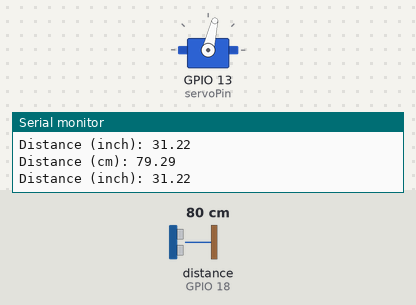
Bench run of a sketch on a simulated ESP32. On the bench: servo, the last lines printed to the serial monitor. Wiring (inferred from the names in the program): ultrasonic range finder: trigger GPIO 5; echo GPIO 18. Inputs (shaded band) come from the test bench; at power-on: distance to the obstacle (sensor on GPIO 18) 80 cm. The echo pulse lasts 58.3 µs per cm.

Above: at 1.2 s.
1.3 s: distance to the obstacle (sensor on GPIO 18) set to 2 cm
At 2.3 s:
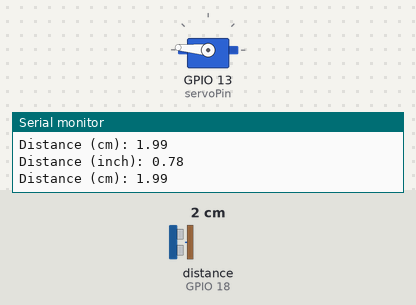
4.3 s: distance to the obstacle (sensor on GPIO 18) set to 9 cm
At 4.7 s:
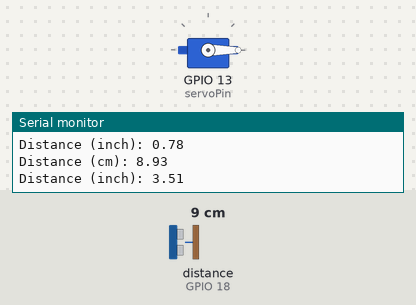
Timing chart, 0 to 13.3 s (numbered marks = the images above; inputs shaded):
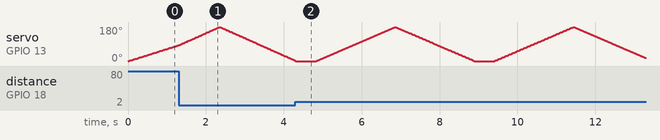

The sketch:

esp32_servo_sr04.ino
```cpp
#include <Wire.h>
#include <LiquidCrystal_I2C.h>
#include "Servo.h"

const int trigPin = 5;
const int echoPin = 18;

// const int SDA_PIN = 21;
// const int SCL_PIN = 22;

const int servoPin = 13;

//define sound speed in cm/uS
#define SOUND_SPEED 0.034
#define CM_TO_INCH 0.393701

long duration;
float distanceCm;
float distanceInch;

//set LCD address to 0x27 for a 16 chars and 2 line display
//LiquidCrystal_I2C lcd(0x27, 16, 2);

Servo servo1;

void sonar() {
  //clears the trigpin
  digitalWrite(trigPin, LOW);
  delayMicroseconds(2);

  //sets the trigpin to high for 10uS
  digitalWrite(trigPin, HIGH);
  delayMicroseconds(10);
  digitalWrite(trigPin, LOW);

  //reads the echo pin and stores the wave travel time in the 'duration' variable
  duration = pulseIn(echoPin, HIGH);
  //calculate distance
  distanceCm = duration * SOUND_SPEED/2;
  //convert cm to inches
  distanceInch = distanceCm * CM_TO_INCH;

  // brint outbut
  Serial.print("Distance (cm): ");
  Serial.println(distanceCm);
  Serial.print("Distance (inch): ");
  Serial.println(distanceInch);
  Serial.println("");

  // lcd.setCursor(0, 0);
  // lcd.print("Dist (cm): ");
  // lcd.print(distanceCm);
  // lcd.setCursor(0, 1);
  // lcd.print("Dist (in): ");
  // lcd.print(distanceInch);
}

void moveServo() {
  for(int posDegrees = 0; posDegrees <= 180; posDegrees++) {
    servo1.write(posDegrees);
    sonar();
    //Serial.println(posDegrees);
    delay(10);
  }

  for(int posDegrees = 180; posDegrees >= 0; posDegrees--) {
    servo1.write(posDegrees);
    sonar();
    //Serial.println(posDegrees);
    delay(10);
  }
}

void setup() {
  Serial.begin(115200);
  pinMode(trigPin, OUTPUT);
  pinMode(echoPin, INPUT);

  // Wire.begin(SDA_PIN, SCL_PIN);
  // lcd.begin(16, 2);
  // lcd.backlight();

  servo1.attach(servoPin);
}

void loop() {
  moveServo();

  delay(500);
}
```
